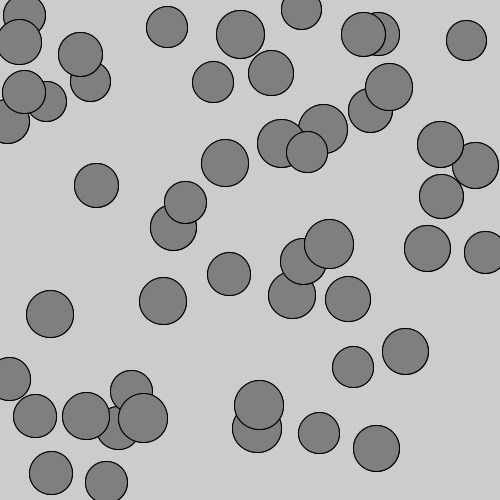
Frame 1 (no input)
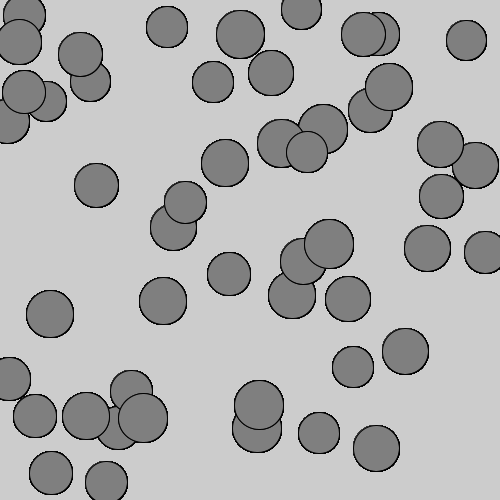
Frame 60 (the mouse pressed at the canvas centre just before this capture)
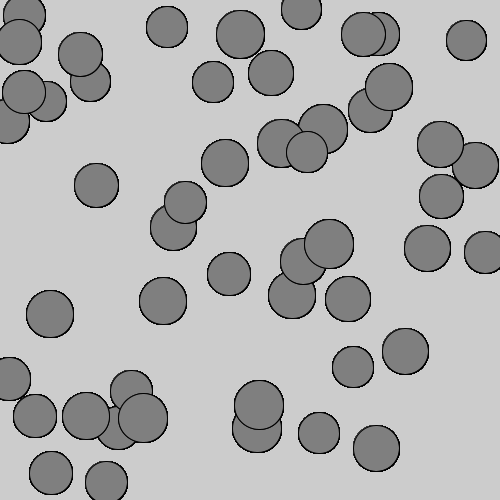
Frame 120 (the mouse held since frame 60 and released just before this capture)

The Processing sketch that drew these frames (run headless with seeded random() and noise(); from frame 60 on, the mouse is pressed at the canvas centre):

// Processing sketch: circlesShadows
// ── circlesShadows.pde
//Circles myCirc;
Circles[] myCircs = new Circles[50];

void setup() {
  size(500, 500);
  //myCirc = new Circles();
  for (int i = 0; i < myCircs.length; i++) {
    myCircs[i] = new Circles();
  }
}

void draw() {
  //myCirc.display();
  for (int i = 0; i < myCircs.length; i++) {
    myCircs[i].display();
  }
}

class Circles {
  int circleX = int(random(width));
  int circleY = int(random(height));
  int circleSize = int(random(40, 50));
  //int jitter = int(random(5,10));
  int jitter = mouseX/10;
  void noise() {
  
  }
  void display() {
    stroke(0);
    fill(0);
    ellipse(circleX+jitter, circleY+jitter, circleSize-abs(jitter)/2, circleSize-abs(jitter)/2);
    fill(127);
    ellipse(circleX, circleY, circleSize, circleSize);
  }
}
